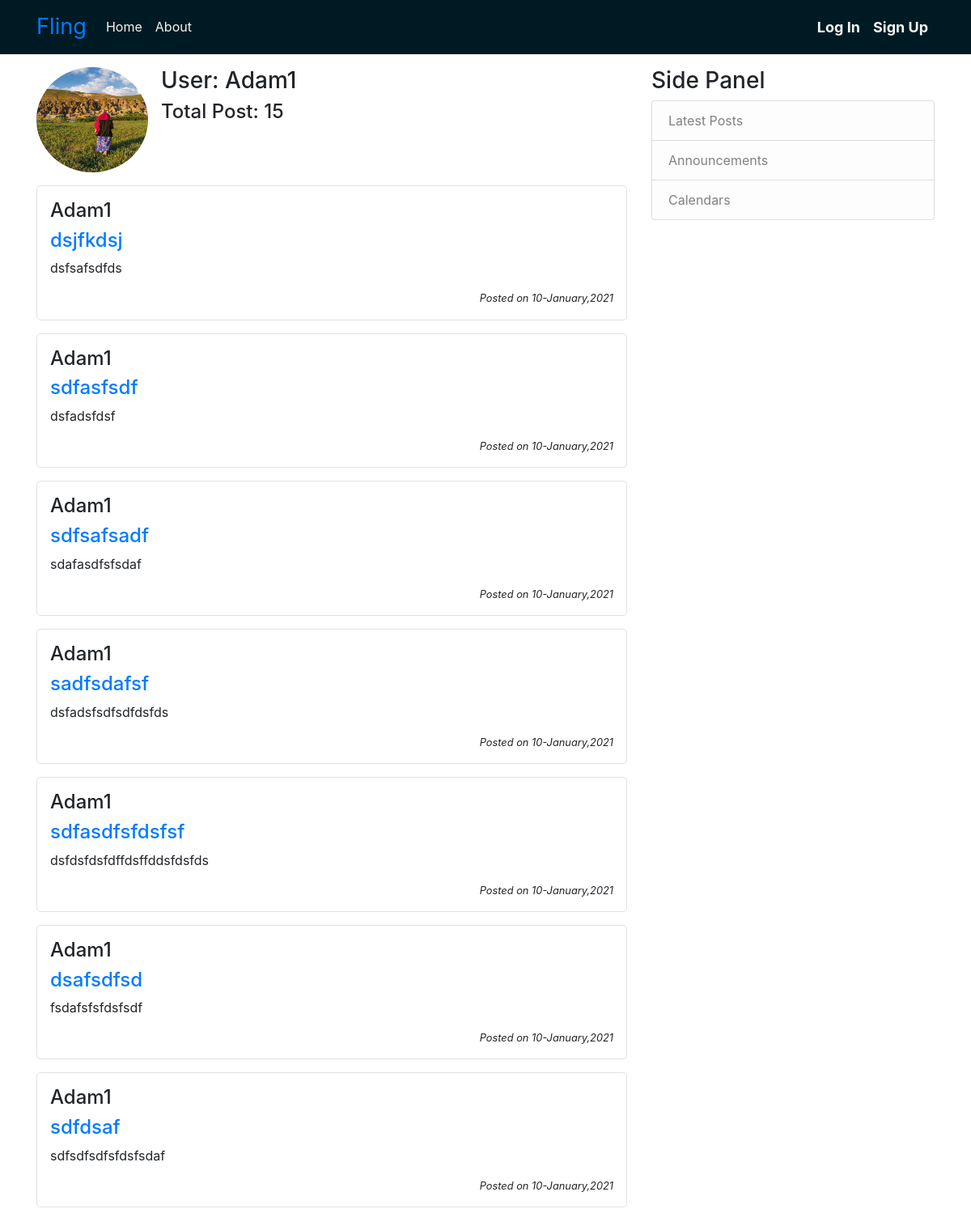
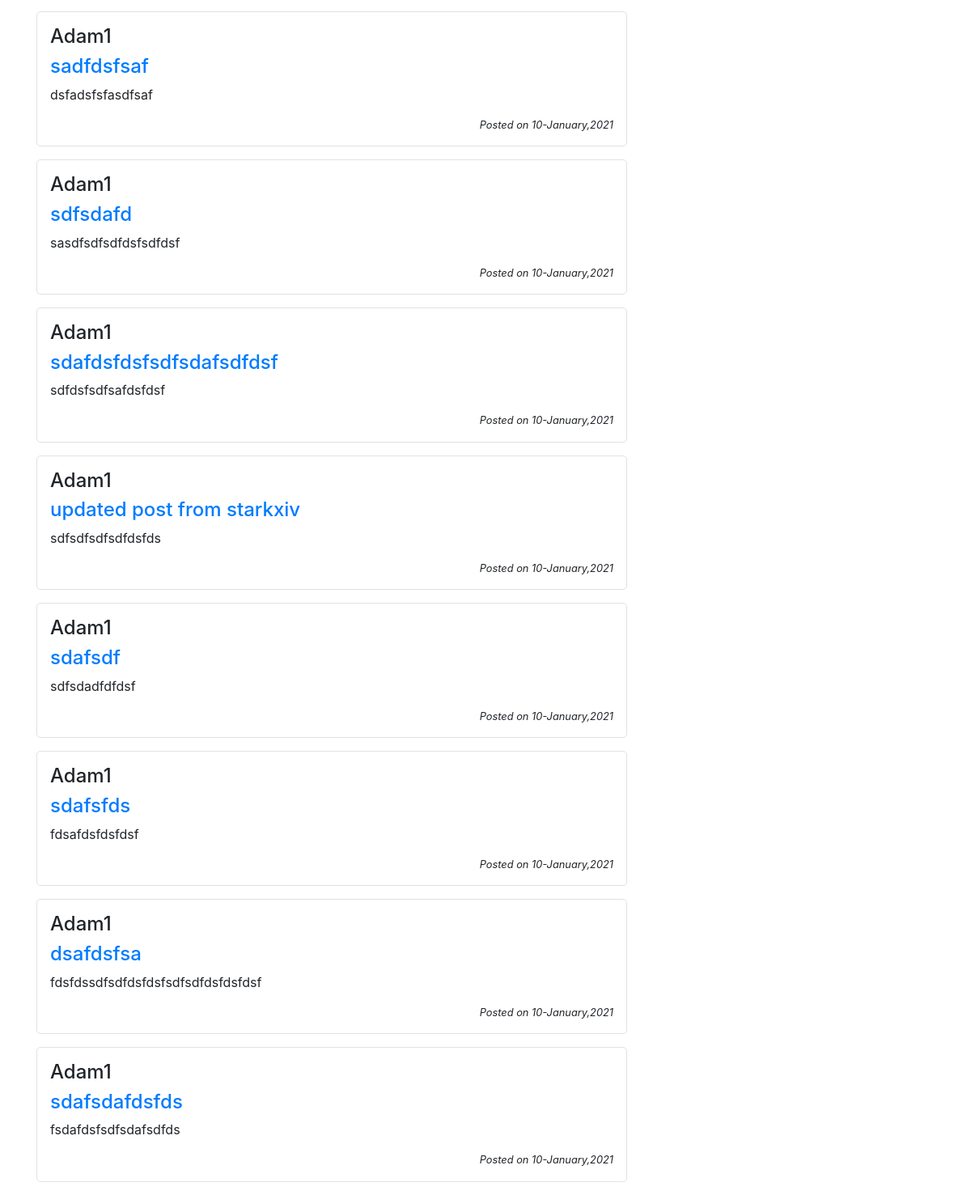
/user_profile/Adam1, run on the app's committed database (2 pictures, top to bottom).
### Flaskblog/models.py (models this page shows, shortened)
class User(db.Model, UserMixin):
    id = db.Column(db.Integer, primary_key=True)
    username = db.Column(db.String(20), unique=True, nullable=False)
    email = db.Column(db.String(40), unique=True, nullable=False)
    image_file = db.Column(db.String(20),
                           nullable=False, default='default_pic.jpg')
    password = db.Column(db.String(75), nullable=False)
    posts = db.relationship('Post', backref='author', lazy=True)

class Post(db.Model):
    id = db.Column(db.Integer, primary_key=True)
    title = db.Column(db.String(100), nullable=False)
    date_posted = db.Column(db.DateTime, nullable=False,
                            default=datetime.utcnow)
    content = db.Column(db.Text, nullable=False)
    user_id = db.Column(db.Integer, db.ForeignKey('user.id'), nullable=False)

### Flaskblog/routes.py (the view)
@app.route('/user_profile/<username>')
def user_profile(username):
    user = User.query.filter_by(username=username).first()
    length = len(user.posts)
    return render_template('user_profile.html', user=user, Total_Post=length)

### Flaskblog/templates/user_profile.html
{% extends "base.html" %}
{% block content %}
<div class="content-section">
    <div class="media">
        <img src="{{url_for('static', filename = 'profile_pic/' + user.image_file)}}" alt="userimage"
            class="rounded-circle account-img user-profile-img mr-3">
        <div class=" media-body">
            <h3>User: {{user.username}}</h3>
            <h4>Total Post: {{ Total_Post }}</h4>
        </div>
    </div>
    {% for Post in user.posts %}
    <article class="media content-section border p-3 mt-3">
        <div class="media-body">
            <div class="article-metadata">
                <h4>{{Post.author.username}}</h4>
            </div>
            <h4><a href="{{url_for('post', post_id=Post.id)}}" class="article-title">{{Post.title}}</a></h4>
            <p class="article-content">{{Post.content}}</p>
            <small class="float-right"><i>Posted on {{Post.date_posted.strftime('%d-%B,%Y')}}</i></small>
        </div>
    </article>
    {% endfor %}
</div>
{% endblock %}

### Flaskblog/static/css/main.css (style rules this page uses)
body, * { margin: 0; }
.user-profile-img { width: 138px; height: 130px; }
.border { border:1px solid #dee2e6!important; border-radius: 5px; }

### data on the page
User: image_file (placeholder picture), username "Adam1"
Post: author.username "Adam1", title "dsjfkdsj", content "dsfsafsdfds", date_posted "10-January,2021"
Post: author.username "Adam1", title "sdfasfsdf", content "dsfadsfdsf", date_posted "10-January,2021"
Post: author.username "Adam1", title "sdfsafsadf", content "sdafasdfsfsdaf", date_posted "10-January,2021"
Post: author.username "Adam1", title "sadfsdafsf", content "dsfadsfsdfsdfdsfds", date_posted "10-January,2021"
Post: author.username "Adam1", title "sdfasdfsfdsfsf", content "dsfdsfdsfdffdsffddsfdsfds", date_posted "10-January,2021"
Post: author.username "Adam1", title "dsafsdfsd", content "fsdafsfsfdsfsdf", date_posted "10-January,2021"
Post: author.username "Adam1", title "sdfdsaf", content "sdfsdfsdfsfdsfsdaf", date_posted "10-January,2021"
Post: author.username "Adam1", title "sadfdsfsaf", content "dsfadsfsfasdfsaf", date_posted "10-January,2021"
Post: author.username "Adam1", title "sdfsdafd", content "sasdfsdfsdfdsfsdfdsf", date_posted "10-January,2021"
Post: author.username "Adam1", title "sdafdsfdsfsdfsdafsdfdsf", content "sdfdsfsdfsafdsfdsf", date_posted "10-January,2021"
Post: author.username "Adam1", title "updated post from starkxiv", content "sdfsdfsdfsdfdsfds", date_posted "10-January,2021"
Post: author.username "Adam1", title "sdafsdf", content "sdfsdadfdfdsf", date_posted "10-January,2021"
Post: author.username "Adam1", title "sdafsfds", content "fdsafdsfdsfdsf", date_posted "10-January,2021"
Post: author.username "Adam1", title "dsafdsfsa", content "fdsfdssdfsdfdsfdsfsdfsdfdsfdsfdsf", date_posted "10-January,2021"
Post: author.username "Adam1", title "sdafsdafdsfds", content "fsdafdsfsdfsdafsdfds", date_posted "10-January,2021"

### other printed values
{{ Total_Post }} "15"
